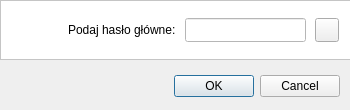
<?xml version="1.0" encoding="UTF-8"?>
<ui version="4.0">
 <class>MasterPwdPromptDialog</class>
 <widget class="QDialog" name="MasterPwdPromptDialog">
  <property name="geometry">
   <rect>
    <x>0</x>
    <y>0</y>
    <width>350</width>
    <height>110</height>
   </rect>
  </property>
  <property name="minimumSize">
   <size>
    <width>350</width>
    <height>110</height>
   </size>
  </property>
  <property name="maximumSize">
   <size>
    <width>350</width>
    <height>110</height>
   </size>
  </property>
  <property name="windowTitle">
   <string>Wymagane uwierzytelnienie</string>
  </property>
  <property name="modal">
   <bool>true</bool>
  </property>
  <widget class="QDialogButtonBox" name="buttonBox">
   <property name="enabled">
    <bool>true</bool>
   </property>
   <property name="geometry">
    <rect>
     <x>170</x>
     <y>70</y>
     <width>170</width>
     <height>32</height>
    </rect>
   </property>
   <property name="orientation">
    <enum>Qt::Horizontal</enum>
   </property>
   <property name="standardButtons">
    <set>QDialogButtonBox::Cancel|QDialogButtonBox::Ok</set>
   </property>
  </widget>
  <widget class="QFrame" name="frame">
   <property name="geometry">
    <rect>
     <x>0</x>
     <y>0</y>
     <width>351</width>
     <height>60</height>
    </rect>
   </property>
   <property name="styleSheet">
    <string notr="true">background-color: white;</string>
   </property>
   <property name="frameShape">
    <enum>QFrame::StyledPanel</enum>
   </property>
   <property name="frameShadow">
    <enum>QFrame::Raised</enum>
   </property>
   <widget class="QLabel" name="icon_pwdIcon">
    <property name="geometry">
     <rect>
      <x>18</x>
      <y>14</y>
      <width>32</width>
      <height>32</height>
     </rect>
    </property>
    <property name="text">
     <string/>
    </property>
    <property name="pixmap">
     <pixmap>:/icons/about.svg</pixmap>
    </property>
    <property name="alignment">
     <set>Qt::AlignCenter</set>
    </property>
   </widget>
   <widget class="QLabel" name="label_masterPwdLabel">
    <property name="geometry">
     <rect>
      <x>68</x>
      <y>20</y>
      <width>111</width>
      <height>20</height>
     </rect>
    </property>
    <property name="font">
     <font>
      <bold>false</bold>
     </font>
    </property>
    <property name="text">
     <string>Podaj hasło główne:</string>
    </property>
   </widget>
   <widget class="QLineEdit" name="lineEdit_masterPwd">
    <property name="geometry">
     <rect>
      <x>185</x>
      <y>18</y>
      <width>121</width>
      <height>24</height>
     </rect>
    </property>
    <property name="echoMode">
     <enum>QLineEdit::Password</enum>
    </property>
   </widget>
  </widget>
  <widget class="QPushButton" name="btn_togglePwdVisibility">
   <property name="geometry">
    <rect>
     <x>315</x>
     <y>18</y>
     <width>24</width>
     <height>24</height>
    </rect>
   </property>
   <property name="toolTip">
    <string>Pokaż hasło</string>
   </property>
   <property name="text">
    <string/>
   </property>
   <property name="icon">
    <iconset resource="../resources.qrc">
     <normaloff>:/resources/icons/eye-solid.svg</normaloff>:/resources/icons/eye-solid.svg</iconset>
   </property>
  </widget>
 </widget>
 <resources>
  <include location="../resources.qrc"/>
 </resources>
 <connections>
  <connection>
   <sender>buttonBox</sender>
   <signal>accepted()</signal>
   <receiver>MasterPwdPromptDialog</receiver>
   <slot>accept()</slot>
   <hints>
    <hint type="sourcelabel">
     <x>248</x>
     <y>254</y>
    </hint>
    <hint type="destinationlabel">
     <x>157</x>
     <y>274</y>
    </hint>
   </hints>
  </connection>
  <connection>
   <sender>buttonBox</sender>
   <signal>rejected()</signal>
   <receiver>MasterPwdPromptDialog</receiver>
   <slot>reject()</slot>
   <hints>
    <hint type="sourcelabel">
     <x>316</x>
     <y>260</y>
    </hint>
    <hint type="destinationlabel">
     <x>286</x>
     <y>274</y>
    </hint>
   </hints>
  </connection>
 </connections>
</ui>
